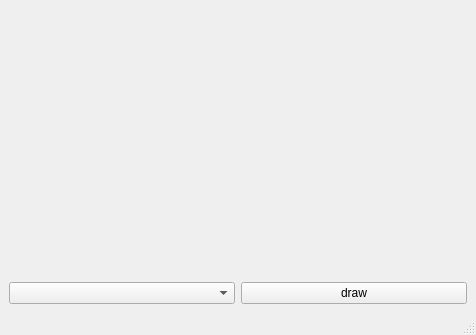
<?xml version="1.0" encoding="UTF-8"?>
<ui version="4.0">
 <class>MainWindow</class>
 <widget class="QMainWindow" name="MainWindow">
  <property name="geometry">
   <rect>
    <x>0</x>
    <y>0</y>
    <width>476</width>
    <height>335</height>
   </rect>
  </property>
  <property name="windowTitle">
   <string>MainWindow</string>
  </property>
  <widget class="QWidget" name="centralwidget">
   <layout class="QGridLayout" name="gridLayout">
    <item row="0" column="0" colspan="2">
     <widget class="DrawWidget" name="widget" native="true"/>
    </item>
    <item row="1" column="0">
     <widget class="QComboBox" name="comboBox"/>
    </item>
    <item row="1" column="1">
     <widget class="QPushButton" name="pushButton">
      <property name="text">
       <string>draw</string>
      </property>
     </widget>
    </item>
   </layout>
  </widget>
  <widget class="QMenuBar" name="menubar">
   <property name="geometry">
    <rect>
     <x>0</x>
     <y>0</y>
     <width>476</width>
     <height>21</height>
    </rect>
   </property>
  </widget>
  <widget class="QStatusBar" name="statusbar"/>
 </widget>
 <customwidgets>
  <customwidget>
   <class>DrawWidget</class>
   <extends>QWidget</extends>
   <header>drawwidget.h</header>
   <container>1</container>
  </customwidget>
 </customwidgets>
 <resources/>
 <connections/>
</ui>
